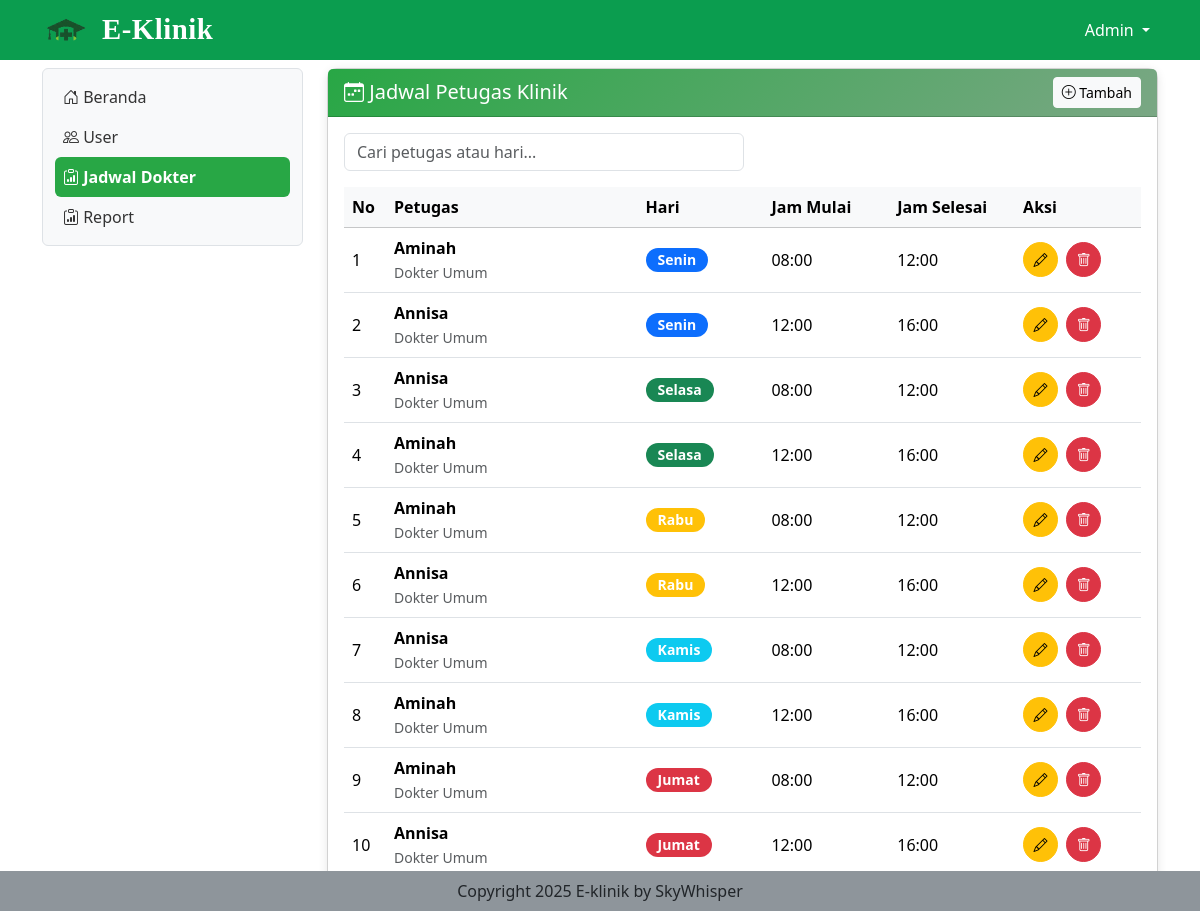
Screenshot of /jadwal_petugas (signed in) with the database file from the repository.
### tables this page shows
CREATE TABLE `jadwal_petugas_klinik` (
  `id_jadwal` int(11) NOT NULL,
  `id_petugas` varchar(50) NOT NULL,
  `hari` varchar(20) NOT NULL,
  `jam_mulai` time NOT NULL,
  `jam_selesai` time NOT NULL
);

CREATE TABLE `petugas_klinik` (
  `id_petugas` varchar(50) NOT NULL,
  `nama` varchar(100) DEFAULT NULL,
  `jenis_kelamin` enum('Laki-laki','Perempuan') DEFAULT NULL,
  `spesialis` varchar(100) DEFAULT NULL,
  `no_hp` varchar(20) DEFAULT NULL,
  `alamat` text DEFAULT NULL
);

### jadwal_petugas.php (the view, shortened to what this page needs)
<?php
include "proses/connect.php";
$query = mysqli_query($conn, "
    SELECT j.*, pk.nama as nama_petugas, pk.spesialis
    FROM jadwal_petugas_klinik j
    INNER JOIN petugas_klinik pk ON j.id_petugas = pk.id_petugas
    ORDER BY FIELD(j.hari, 'Senin', 'Selasa', 'Rabu', 'Kamis', 'Jumat'), j.jam_mulai
");
$day_colors = [
    'Senin' => 'primary', 'Selasa' => 'success', 'Rabu' => 'warning',
    'Kamis' => 'info', 'Jumat' => 'danger', 'Sabtu' => 'secondary', 'Minggu' => 'dark'
];
?>
<div class="col-lg-9 mt-2">
    <div class="card">
        <div class="card-header">
            <div class="d-flex justify-content-between align-items-center">
                <h5 class="mb-0"><i class="bi bi-calendar-week"></i> Jadwal Petugas Klinik</h5>
                <button class="btn btn-light btn-sm" data-bs-toggle="modal" data-bs-target="#ModalTambah">
                    <i class="bi bi-plus-circle"></i> Tambah
                </button>
            </div>
        </div>
        <div class="card-body">
            <div class="mb-3">
                <input type="text" class="form-control search-box" id="searchJadwal"
                       placeholder="Cari petugas atau hari...">
            </div>
            <?php if (mysqli_num_rows($query) == 0): ?>
                <div class="text-center py-5">
                    <i class="bi bi-calendar-x fs-1 text-muted"></i>
                    <p class="text-muted mt-2">Belum ada jadwal</p>
                </div>
            <?php else: ?>
                <div class="table-responsive">
                    <table class="table table-hover">
                        <thead class="table-light">
                            <tr>
                                <th width="5%">No</th>
                                <th width="30%">Petugas</th>
                                <th width="15%">Hari</th>
                                <th width="15%">Jam Mulai</th>
                                <th width="15%">Jam Selesai</th>
                                <th width="15%">Aksi</th>
                            </tr>
                        </thead>
                        <tbody>
                            <?php
                            $no = 1;
                            while ($row = mysqli_fetch_assoc($query)):
                                $badge_color = $day_colors[$row['hari']] ?? 'secondary';
                            ?>
                            <tr>
                                <td><?= $no++ ?></td>
                                <td>
                                    <strong><?= htmlspecialchars($row['nama_petugas']) ?></strong><br>
                                    <small class="text-muted"><?= htmlspecialchars($row['spesialis']) ?></small>
                                </td>
                                <td>
                                    <span class="badge bg-<?= $badge_color ?> day-badge">
                                        <?= $row['hari'] ?>
                                    </span>
                                </td>
                                <td><?= substr($row['jam_mulai'], 0, 5) ?></td>
                                <td><?= substr($row['jam_selesai'], 0, 5) ?></td>
                                <td>
                                    <button class="btn btn-warning btn-sm action-btn me-1"
                                            data-bs-toggle="modal"
                                            data-bs-target="#ModalEdit<?= $row['id_jadwal'] ?>"
                                            title="Edit">
                                        <i class="bi bi-pencil"></i>
                                    </button>
                                    <button class="btn btn-danger btn-sm action-btn"
                                            data-bs-toggle="modal"
                                            data-bs-target="#ModalHapus<?= $row['id_jadwal'] ?>"
                                            title="Hapus">
                                        <i class="bi bi-trash"></i>
                                    </button>
                                </td>
                            </tr>
                            <?php endwhile; ?>
                        </tbody>
                    </table>
                </div>
            <?php endif; ?>
        </div>
    </div>
</div>

### assets/css/style.css (style rules this page uses)
body { height: 100%; }

### jadwal_petugas.php (style rules this page uses)
.card { border-radius: 10px; box-shadow: 0 2px 10px rgba(0,0,0,0.1); }
.card-header { background: linear-gradient(135deg, #28a745 0%, #7aa784ff 100%); color: white; }
.table td, .table th { vertical-align: middle; }
.day-badge { padding: 5px 12px; border-radius: 20px; font-size: 0.875rem; }
.action-btn { width: 35px; height: 35px; border-radius: 50%; padding: 0; }
.search-box { max-width: 400px; }

### rows the page displays
jadwal_petugas_klinik: id_petugas.nama "Aminah", id_petugas.spesialis "Dokter Umum", hari "Senin", jam_mulai "08:00", jam_selesai "12:00"
jadwal_petugas_klinik: id_petugas.nama "Annisa", id_petugas.spesialis "Dokter Umum", hari "Senin", jam_mulai "12:00", jam_selesai "16:00"
jadwal_petugas_klinik: id_petugas.nama "Annisa", id_petugas.spesialis "Dokter Umum", hari "Selasa", jam_mulai "08:00", jam_selesai "12:00"
jadwal_petugas_klinik: id_petugas.nama "Aminah", id_petugas.spesialis "Dokter Umum", hari "Selasa", jam_mulai "12:00", jam_selesai "16:00"
jadwal_petugas_klinik: id_petugas.nama "Aminah", id_petugas.spesialis "Dokter Umum", hari "Rabu", jam_mulai "08:00", jam_selesai "12:00"
jadwal_petugas_klinik: id_petugas.nama "Annisa", id_petugas.spesialis "Dokter Umum", hari "Rabu", jam_mulai "12:00", jam_selesai "16:00"
jadwal_petugas_klinik: id_petugas.nama "Annisa", id_petugas.spesialis "Dokter Umum", hari "Kamis", jam_mulai "08:00", jam_selesai "12:00"
jadwal_petugas_klinik: id_petugas.nama "Aminah", id_petugas.spesialis "Dokter Umum", hari "Kamis", jam_mulai "12:00", jam_selesai "16:00"
jadwal_petugas_klinik: id_petugas.nama "Aminah", id_petugas.spesialis "Dokter Umum", hari "Jumat", jam_mulai "08:00", jam_selesai "12:00"
jadwal_petugas_klinik: id_petugas.nama "Annisa", id_petugas.spesialis "Dokter Umum", hari "Jumat", jam_mulai "12:00", jam_selesai "16:00"

### other values shown
$_SESSION['nama_eklinik'] "Admin"
